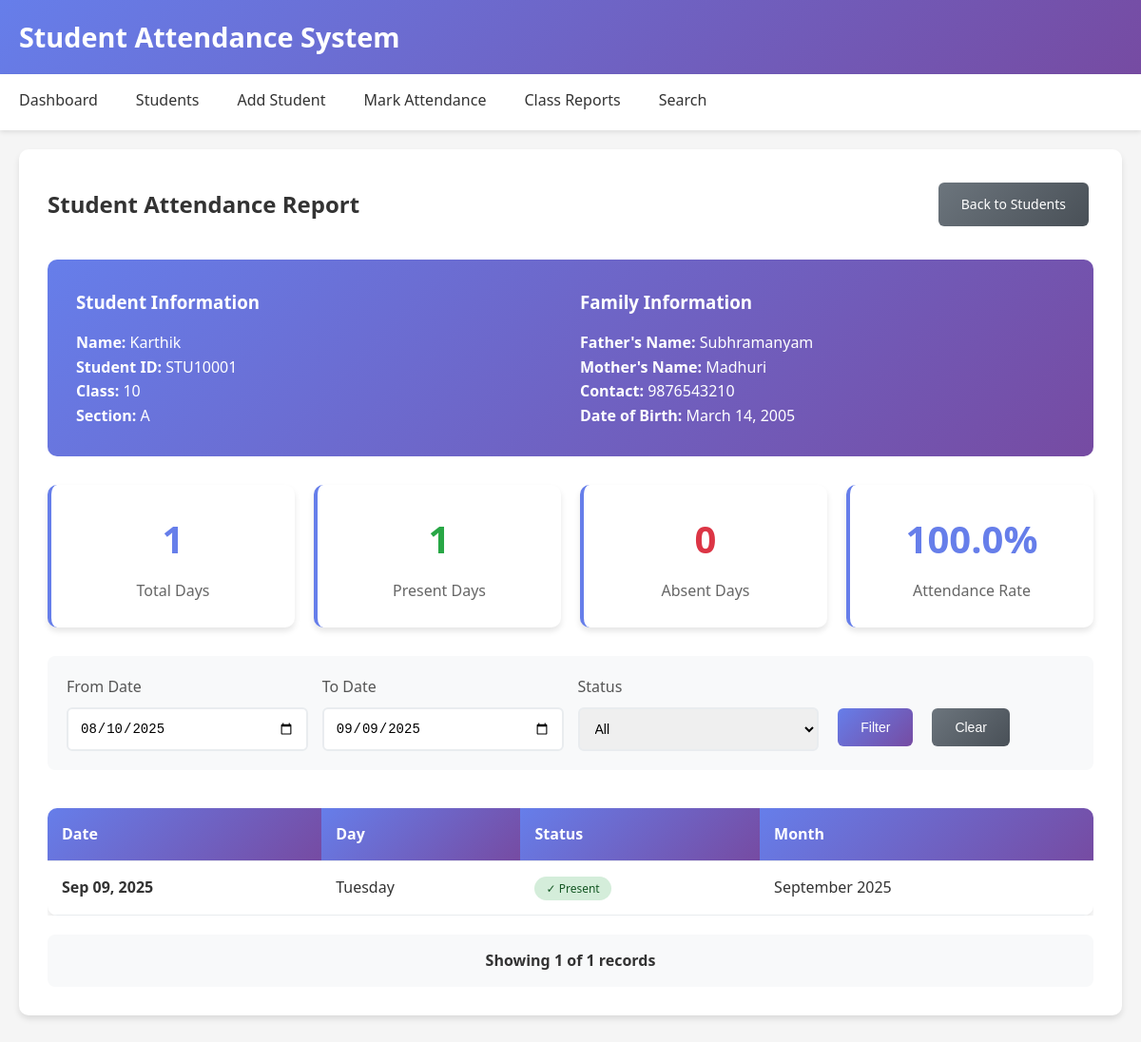
Page /student-report/2/ on the committed database.
### students/models.py (models this page shows, shortened)
class Student(models.Model):
    student_id = models.CharField(max_length=20, unique=True)
    name = models.CharField(max_length=100)
    father_name = models.CharField(max_length=100)
    mother_name = models.CharField(max_length=100)
    student_class = models.IntegerField()
    section = models.CharField(max_length=10)
    date_of_birth = models.DateField()
    contact_number = models.CharField(max_length=15, blank=True, null=True)
    address = models.TextField(blank=True, null=True)

class Attendance(models.Model):
    student = models.ForeignKey(Student, on_delete=models.CASCADE)
    date = models.DateField()
    is_present = models.BooleanField(default=False)
    class Meta:
        unique_together = ('student', 'date')

### students/views.py (the view)
# urls.py: path('student-report/<int:student_id>/', views.student_report, name='student_report'),
def student_report(request, student_id):
    student = get_object_or_404(Student, id=student_id)
    attendances = Attendance.objects.filter(student=student).order_by('-date')
    total_days = attendances.count()
    present_days = attendances.filter(is_present=True).count()
    absent_days = total_days - present_days
    attendance_percentage = (present_days / total_days * 100) if total_days > 0 else 0
    context = {
        'student': student,
        'attendances': attendances,
        'total_days': total_days,
        'present_days': present_days,
        'absent_days': absent_days,
        'attendance_percentage': round(attendance_percentage, 2)
    }
    return render(request, 'students/student_report.html', context)

### students/templates/students/student_report.html (shortened to what this page needs)
{% extends 'students/base.html' %}
{% block content %}
<div class="card">
    <div style="display: flex; justify-content: space-between; align-items: center; margin-bottom: 30px;">
        <h2 style="color: #333; margin: 0;">Student Attendance Report</h2>
        <a href="{% url 'student_list' %}" class="btn btn-secondary">Back to Students</a>
    </div>
    <div style="background: linear-gradient(135deg, #667eea 0%, #764ba2 100%); color: white; padding: 30px; border-radius: 10px; margin-bottom: 30px;">
        <div style="display: grid; grid-template-columns: repeat(auto-fit, minmax(250px, 1fr)); gap: 20px;">
            <div>
                <h3 style="margin-bottom: 15px;">Student Information</h3>
                <p><strong>Name:</strong> {{ student.name }}</p>
                <p><strong>Student ID:</strong> {{ student.student_id }}</p>
                <p><strong>Class:</strong> {{ student.student_class }}</p>
                <p><strong>Section:</strong> {{ student.section }}</p>
            </div>
            <div>
                <h3 style="margin-bottom: 15px;">Family Information</h3>
                <p><strong>Father's Name:</strong> {{ student.father_name }}</p>
                <p><strong>Mother's Name:</strong> {{ student.mother_name }}</p>
                <p><strong>Contact:</strong> {{ student.contact_number|default:"Not provided" }}</p>
                <p><strong>Date of Birth:</strong> {{ student.date_of_birth }}</p>
            </div>
        </div>
    </div>
    <div class="stats-grid" style="margin-bottom: 30px;">
        <div class="stat-card">
            <div class="stat-number">{{ total_days }}</div>
            <div class="stat-label">Total Days</div>
        </div>
        <div class="stat-card">
            <div class="stat-number" style="color: #28a745;">{{ present_days }}</div>
            <div class="stat-label">Present Days</div>
        </div>
        <div class="stat-card">
            <div class="stat-number" style="color: #dc3545;">{{ absent_days }}</div>
            <div class="stat-label">Absent Days</div>
        </div>
        <div class="stat-card">
            <div class="stat-number" style="color: #667eea;">{{ attendance_percentage }}%</div>
            <div class="stat-label">Attendance Rate</div>
        </div>
    </div>
    <div style="display: grid; grid-template-columns: repeat(auto-fit, minmax(200px, 1fr)); gap: 15px; margin-bottom: 20px; padding: 20px; background: #f8f9fa; border-radius: 8px;">
        <div class="form-group" style="margin-bottom: 0;">
            <label for="date-from">From Date</label>
            <input type="date" id="date-from" class="form-control">
        </div>
        <div class="form-group" style="margin-bottom: 0;">
            <label for="date-to">To Date</label>
            <input type="date" id="date-to" class="form-control">
        </div>
        <div class="form-group" style="margin-bottom: 0;">
            <label for="status-filter">Status</label>
            <select id="status-filter" class="form-control">
                <option value="">All</option>
            </select>
        </div>
        <div style="display: flex; align-items: end; gap: 10px;">
            <button onclick="filterAttendance()" class="btn">Filter</button>
            <button onclick="clearFilters()" class="btn btn-secondary">Clear</button>
        </div>
    </div>
    {% if attendances %}
        <div style="overflow-x: auto;">
            <table class="table" id="attendance-records">
                <thead>
                    <tr>
                        <th>Date</th>
                        <th>Day</th>
                        <th>Status</th>
                        <th>Month</th>
                    </tr>
                </thead>
                <tbody>
                    {% for attendance in attendances %}
                    <tr data-date="{{ attendance.date|date:'Y-m-d' }}" data-status="{% if attendance.is_present %}present{% else %}absent{% endif %}">
                        <td><strong>{{ attendance.date|date:'M d, Y' }}</strong></td>
                        <td>{{ attendance.date|date:'l' }}</td>
                        <td>
                            {% if attendance.is_present %}
                                <span style="background: #d4edda; color: #155724; padding: 4px 12px; border-radius: 20px; font-size: 12px; font-weight: 500;">
                                    ✓ Present
                                </span>
                            {% else %}
                                <span style="background: #f8d7da; color: #721c24; padding: 4px 12px; border-radius: 20px; font-size: 12px; font-weight: 500;">
                                    ✗ Absent
                                </span>
                            {% endif %}
                        </td>
                        <td>{{ attendance.date|date:'F Y' }}</td>
                    </tr>
                    {% endfor %}
                </tbody>
            </table>
        </div>
        <div style="margin-top: 20px; padding: 15px; background: #f8f9fa; border-radius: 8px; text-align: center;">
            <strong>Showing <span id="visible-records">{{ attendances|length }}</span> of {{ attendances|length }} records</strong>
        </div>
    {% endif %}
</div>
{% endblock %}

### students/templates/students/base.html (style rules this page uses)
* { margin: 0; padding: 0; box-sizing: border-box; }
body { font-family: 'Segoe UI', Tahoma, Geneva, Verdana, sans-serif; background-color: #f5f5f5; color: #333; line-height: 1.6; }
.card { background: white; border-radius: 10px; box-shadow: 0 4px 6px rgba(0,0,0,0.1); padding: 30px; margin-bottom: 20px; }
.btn { display: inline-block; padding: 12px 24px; background: linear-gradient(135deg, #667eea 0%, #764ba2 100%); color: white; text-decoration: none; border-radius: 6px; border: none; cursor: pointer; font-size: 14px; font-weight: 500; transition: all 0.3s ease; margin: 5px; }
.btn-secondary { background: linear-gradient(135deg, #6c757d 0%, #495057 100%); }
.form-group { margin-bottom: 20px; }
.form-group label { display: block; margin-bottom: 8px; font-weight: 500; color: #555; }
.form-control { width: 100%; padding: 12px; border: 2px solid #e9ecef; border-radius: 6px; font-size: 14px; transition: border-color 0.3s ease; }
.table { width: 100%; border-collapse: collapse; margin-top: 20px; background: white; border-radius: 10px; overflow: hidden; box-shadow: 0 4px 6px rgba(0,0,0,0.1); }
.table th, .table td { padding: 15px; text-align: left; border-bottom: 1px solid #e9ecef; }
.table th { background: linear-gradient(135deg, #667eea 0%, #764ba2 100%); color: white; font-weight: 600; }
.stats-grid { display: grid; grid-template-columns: repeat(auto-fit, minmax(250px, 1fr)); gap: 20px; margin-bottom: 30px; }
.stat-card { background: white; padding: 25px; border-radius: 10px; box-shadow: 0 4px 6px rgba(0,0,0,0.1); text-align: center; border-left: 4px solid #667eea; }
.stat-number { font-size: 2.5rem; font-weight: bold; color: #667eea; margin-bottom: 10px; }
.stat-label { color: #666; font-size: 1rem; }

### rows in the picture
Student: name "Karthik", student_id "STU10001", student_class "10", section "A", father_name "Subhramanyam", mother_name "Madhuri", contact_number "9876543210", date_of_birth "March 14, 2005"
Attendance: date "Sep 09, 2025", date "Tuesday", is_present "✓ Present", date "September 2025"

### other values in the picture
{{ total_days }} "1"
{{ present_days }} "1"
{{ absent_days }} "0"
{{ attendance_percentage }} "100.0"
{{ attendances|length }} "1"
